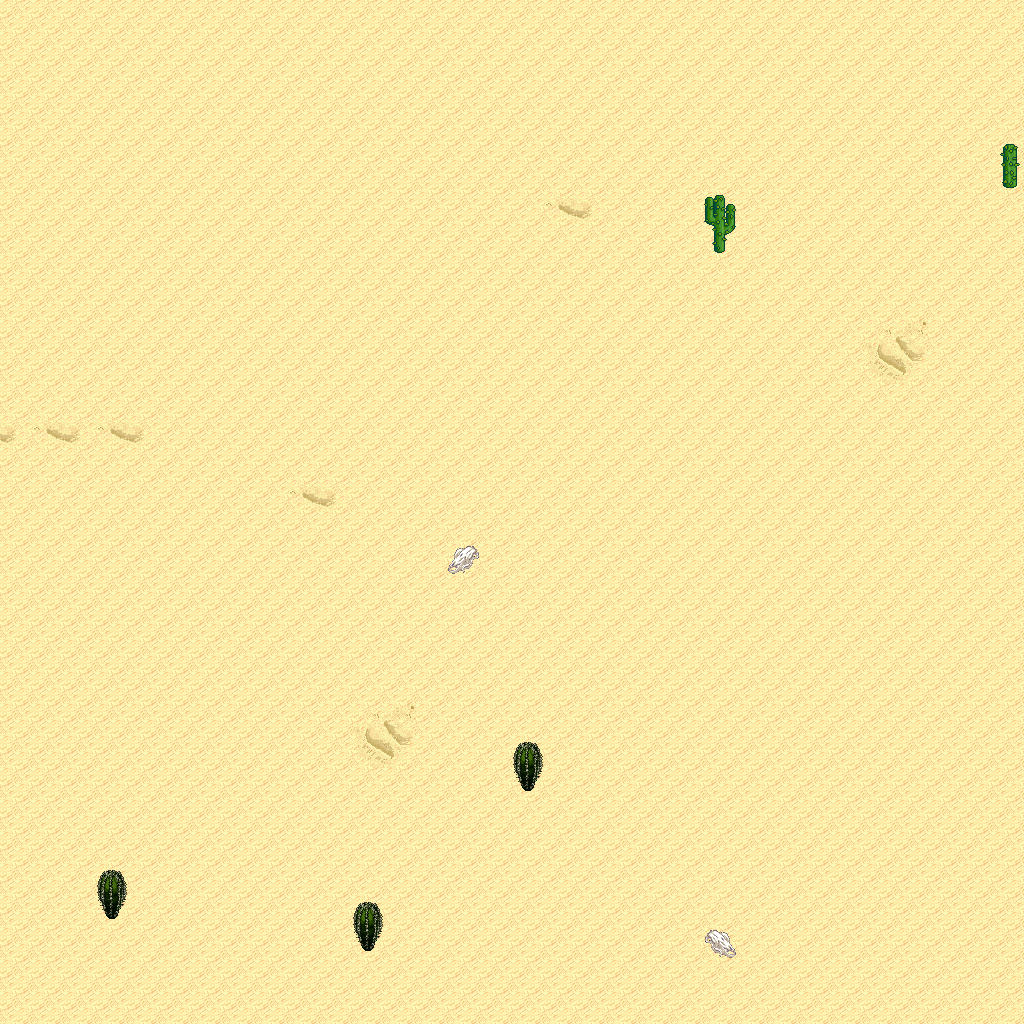

Rendered tile map (Tiled .tmx) drawn with the repository's tilesets; below, a short description and the map source with its tile grids summarised:
An orthogonal 32x32 tile map with 32x32 px tiles, 5 tile layers (Ground, Objects, Objects2, Above, ...), 1 hidden layer not drawn, 11 tilesets.

<map version="1.10" tiledversion="1.11.0" orientation="orthogonal" renderorder="right-down" width="32" height="32" tilewidth="32" tileheight="32" infinite="0" nextlayerid="11" nextobjectid="1">
 <tileset firstgid="1" name="logic_collision" tilewidth="32" tileheight="32" tilecount="1" columns="1">
  <image source="../drawable/logic_collision.png" width="32" height="32" />
 </tileset>
 <tileset firstgid="2" name="ground_ground" tilewidth="32" tileheight="32" tilecount="33" columns="3">
  <image source="../drawable/ground_ground.png" width="96" height="352" />
 </tileset>
 <tileset firstgid="35" name="ground_ridge_earth_pale" tilewidth="32" tileheight="32" tilecount="96" columns="12">
  <image source="../drawable/ground_ridge_earth_pale.png" width="384" height="256" />
 </tileset>
 <tileset firstgid="131" name="ground_ridge_earth_dark" tilewidth="32" tileheight="32" tilecount="96" columns="12">
  <image source="../drawable/ground_ridge_earth_dark.png" width="384" height="256" />
 </tileset>
 <tileset firstgid="227" name="terrain_desert" tilewidth="32" tileheight="32" tilecount="88" columns="8">
  <image source="../drawable/terrain_desert.png" width="256" height="352" />
 </tileset>
 <tileset firstgid="315" name="ground_sand_2" tilewidth="32" tileheight="32" tilecount="15" columns="5">
  <image source="../drawable/ground_sand_2.png" width="160" height="96" />
 </tileset>
 <tileset firstgid="330" name="plant_cactus_2" tilewidth="32" tileheight="32" tilecount="10" columns="5">
  <image source="../drawable/plant_cactus_2.png" width="160" height="64" />
 </tileset>
 <tileset firstgid="340" name="plant_cactus" tilewidth="32" tileheight="32" tilecount="2" columns="1">
  <image source="../drawable/plant_cactus.png" width="32" height="64" />
 </tileset>
 <tileset firstgid="342" name="plant_tree_evergreen" tilewidth="32" tileheight="32" tilecount="36" columns="3">
  <image source="../drawable/plant_tree_evergreen.png" width="96" height="384" />
 </tileset>
 <tileset firstgid="378" name="ground_rock_pebbles" tilewidth="32" tileheight="32" tilecount="3" columns="1">
  <image source="../drawable/ground_rock_pebbles.png" width="32" height="96" />
 </tileset>
 <tileset firstgid="381" name="plant_star_shaped_plants" tilewidth="32" tileheight="32" tilecount="6" columns="2">
  <image source="../drawable/plant_star_shaped_plants.png" width="64" height="96" />
 </tileset>
 <layer id="1" name="Ground" width="32" height="32">
  <data>[1024 cells, 1024 non-empty, 9 distinct tile ids]</data>
 </layer>
 <layer id="2" name="Objects" width="32" height="32">
  <data>[1024 cells, 5 non-empty, 3 distinct tile ids]</data>
 </layer>
 <layer id="3" name="Objects2" width="32" height="32">
  <data>[1024 cells, 0 non-empty, 0 distinct tile ids]</data>
 </layer>
 <layer id="4" name="Above" width="32" height="32">
  <data>[1024 cells, 5 non-empty, 3 distinct tile ids]</data>
 </layer>
 <layer id="5" name="Above2" width="32" height="32">
  <data>[1024 cells, 0 non-empty, 0 distinct tile ids]</data>
 </layer>
 <layer id="6" name="Walkable" width="32" height="32" visible="0">
  <data>[1024 cells, 7 non-empty, 1 distinct tile ids]</data>
 </layer>
 <objectgroup id="7" name="Mapevents" />
 <objectgroup id="8" name="Spawn" />
 <objectgroup id="9" name="Keys" />
 <objectgroup id="10" name="Replace" />
</map>
